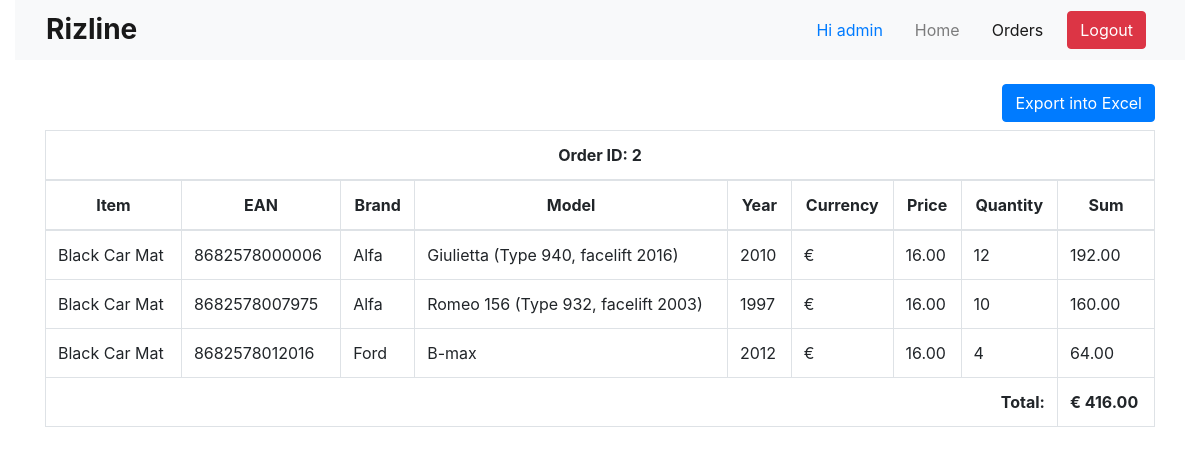
The page /order_details.php?order_id=2 (signed in) on the database its author committed.
### tables this page shows
CREATE TABLE `order_lines` (
  `ol_id` int NOT NULL,
  `order_id` int NOT NULL,
  `item_id` int NOT NULL,
  `quantity` int NOT NULL,
  `price` decimal(10,2) NOT NULL,
  `created_at` timestamp NOT NULL DEFAULT CURRENT_TIMESTAMP
);

CREATE TABLE `rizline_list` (
  `ID` int NOT NULL,
  `ITEM` varchar(255) DEFAULT NULL,
  `EAN` varchar(255) DEFAULT NULL,
  `BRAND` varchar(255) DEFAULT NULL,
  `MODEL` varchar(255) DEFAULT NULL,
  `YEAR` varchar(255) DEFAULT NULL,
  `QTY` varchar(255) DEFAULT NULL,
  `PRICE1` varchar(255) DEFAULT NULL,
  `PRICE2` varchar(255) DEFAULT NULL,
  `IMAGE` varchar(255) DEFAULT ''
);

CREATE TABLE `orders` (
  `order_id` int NOT NULL,
  `user_id` int NOT NULL,
  `order_status` int NOT NULL,
  `order_currency` varchar(5) NOT NULL DEFAULT 'usd',
  `warehouse_date` date DEFAULT NULL,
  `production_date` date DEFAULT NULL,
  `created_at` timestamp NOT NULL DEFAULT CURRENT_TIMESTAMP
);

### db.php (called while the page is built, shortened)
<?php
function isStaff()
{
    return $_SESSION['user_type'] == 'staff';
}
?>

### order_details.php (the view, shortened to what this page needs)
<?php
include "db.php";
$order_id = $_GET['order_id'];
?>
<!DOCTYPE html>
<html lang="en">
    <head>
        <link rel="stylesheet" href="https://cdn.jsdelivr.net/npm/bootstrap@4.4.1/dist/css/bootstrap.min.css"
>
        <link rel="stylesheet" href="https://cdn.jsdelivr.net/npm/bootstrap-icons@1.11.3/font/bootstrap-icons.min.css">
        <link rel="stylesheet" href="./style.css">
    </head>
    <body>
        <div class="container-fluid">
            <form action="" method="post">
                <?php
                include './header.php';
                ?>
                <main class="mt-4">
                    <div class="container">
                        <?php
                        $columns = (!isStaff()) ? 9 : 6;
                        ?>
                        <div class="table-responsive">
                            <div class="mb-2 text-right">
                                <button class="btn btn-primary"
                                    onclick="exportIntoExcel('<?php echo $order_id; ?>')">Export into Excel</button>
                            </div>
                            <table class="table table-bordered" id="order_details" style="width:100%">
                                <thead>
                                    <tr>
                                        <th colspan="<?php echo $columns; ?>" class="text-center"> Order ID: <?php echo $order_id; ?>
                                        </th>
                                    </tr>
                                    <tr class="text-center">
                                        <th>Item</th>
                                        <th>EAN</th>
                                        <th>Brand</th>
                                        <th>Model</th>
                                        <th>Year</th>
                                        <?php
                                        if (!isStaff()) {
                                            echo '<th>Currency</th><th>Price</th>';
                                        }
                                        ?>
                                        <th>Quantity</th>
                                        <?php
                                        if (!isStaff()) {
                                            echo '<th>Sum</th>';
                                        }
                                        ?>
                                    </tr>
                                </thead>
                                <tbody>
                                    <?php
                                    $sql3 = "SELECT * FROM order_lines WHERE `order_id` = '$order_id'";
                                    $result3 = mysqli_query($conn, $sql3);
                                    $total = 0;
                                    if (mysqli_num_rows($result3) > 0) {
                                        while ($row3 = mysqli_fetch_assoc($result3)) {
                                            $sql4 = "SELECT * FROM orders WHERE order_id = '$order_id'";
                                            $result4 = mysqli_query($conn, $sql4);
                                            $row4 = mysqli_fetch_assoc($result4);
                                            $price_sign = '&dollar;';
                                            if (!empty($row4)) {
                                                if ($row4['order_currency'] == 'eur') {
                                                    $price_sign = '&euro;';
                                                }
                                            }
                                            $item_id = $row3['item_id'];
                                            $sql2 = "SELECT * FROM rizline_list WHERE `ID` = '$item_id'";
                                            $result2 = mysqli_query($conn, $sql2);
                                            $row2 = mysqli_fetch_assoc($result2);
                                            if (!empty($row2)) {
                                                $item = $row2['ITEM'];
                                            } else {
                                                $item = 'NULL';
                                            }
                                            $itemTotal = $row3['quantity'] * $row3['price'];
                                            $total += $itemTotal;
                                            ?>
                                            <tr>
                                                <td>
                                                    <?php echo $item; ?>
                                                </td>
                                                <td>
                                                    <?php echo $row2['EAN']; ?>
                                                </td>
                                                <td>
                                                    <?php echo $row2['BRAND']; ?>
                                                </td>
                                                <td>
                                                    <?php echo $row2['MODEL']; ?>
                                                </td>
                                                <td>
                                                    <?php echo $row2['YEAR']; ?>
                                                </td>
                                                <?php
                                                if (!isStaff()) {
                                                    ?>
                                                    <td>
                                                        <?php
                                                            echo '<span>' . $price_sign . '</span>';
                                                        ?>
                                                    </td>
                                                    <td>
                                                        <?php echo '<span>' . number_format($row3['price'], 2, '.', ',') . '</span>'; ?>
                                                    </td>
                                                    <?php
                                                }
                                                ?>
                                                <td>
                                                    <?php echo $row3['quantity']; ?>
                                                </td>
                                                <?php
                                                if (!isStaff()) {
                                                    ?>
                                                    <td>
                                                        <?php echo '<span>' . number_format($itemTotal, 2, '.', ',') . '</span>'; ?>
                                                    </td>
                                                    <?php
                                                }
                                                ?>
                                            </tr>
                                            <?php
                                        }
                                    }
                                    ?>
                                </tbody>
                                <?php
                                if (!isStaff()) {
                                    ?>
                                    <tfoot>
                                        <tr>
                                            <td colspan="8" class="text-right"><b>Total: </b> </td>
                                            <td>
                                                <b><?php echo '<span>' . $price_sign . '</span> <span>' . number_format($total, 2, '.', ',') . '</span>'; ?></b>
                                            </td>
                                        </tr>
                                    </tfoot>
                                    <?php
                                }
                                ?>
                            </table>
                        </div>
                    </div>
                </main>
            </form>
        </div>
    </body>
</html>

### style.css (style rules this page uses)
* { scrollbar-width: thin; }
.table th, .table td { vertical-align: middle; }

### rows shown on the page
order_lines: item.ITEM "Black Car Mat", item.EAN "8682578000006", item.BRAND "Alfa", item.MODEL "Giulietta (Type 940, facelift 2016)", item.YEAR "2010", order.order_currency "€", price "16.00", quantity "12", itemTotal "192.00"
order_lines: item.ITEM "Black Car Mat", item.EAN "8682578007975", item.BRAND "Alfa", item.MODEL "Romeo 156 (Type 932, facelift 2003)", item.YEAR "1997", order.order_currency "€", price "16.00", quantity "10", itemTotal "160.00"
order_lines: item.ITEM "Black Car Mat", item.EAN "8682578012016", item.BRAND "Ford", item.MODEL "B-max", item.YEAR "2012", order.order_currency "€", price "16.00", quantity "4", itemTotal "64.00"
orders: order_currency "€"

### other values the page prints
$_SESSION['username'] "admin"
$order_id "2"
$total "416.00"
